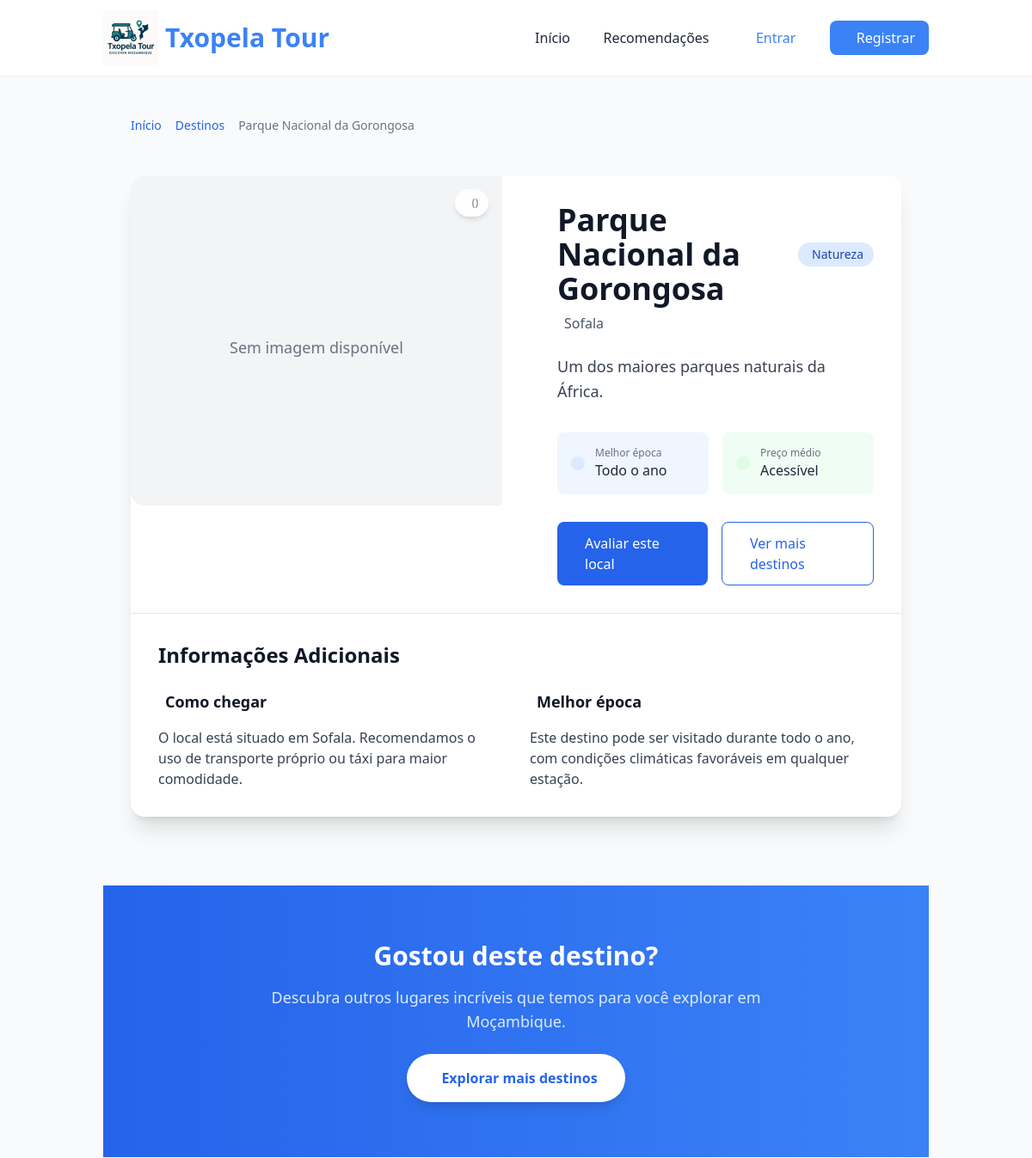
The app's page /lugar/3/ (upper part), older data.
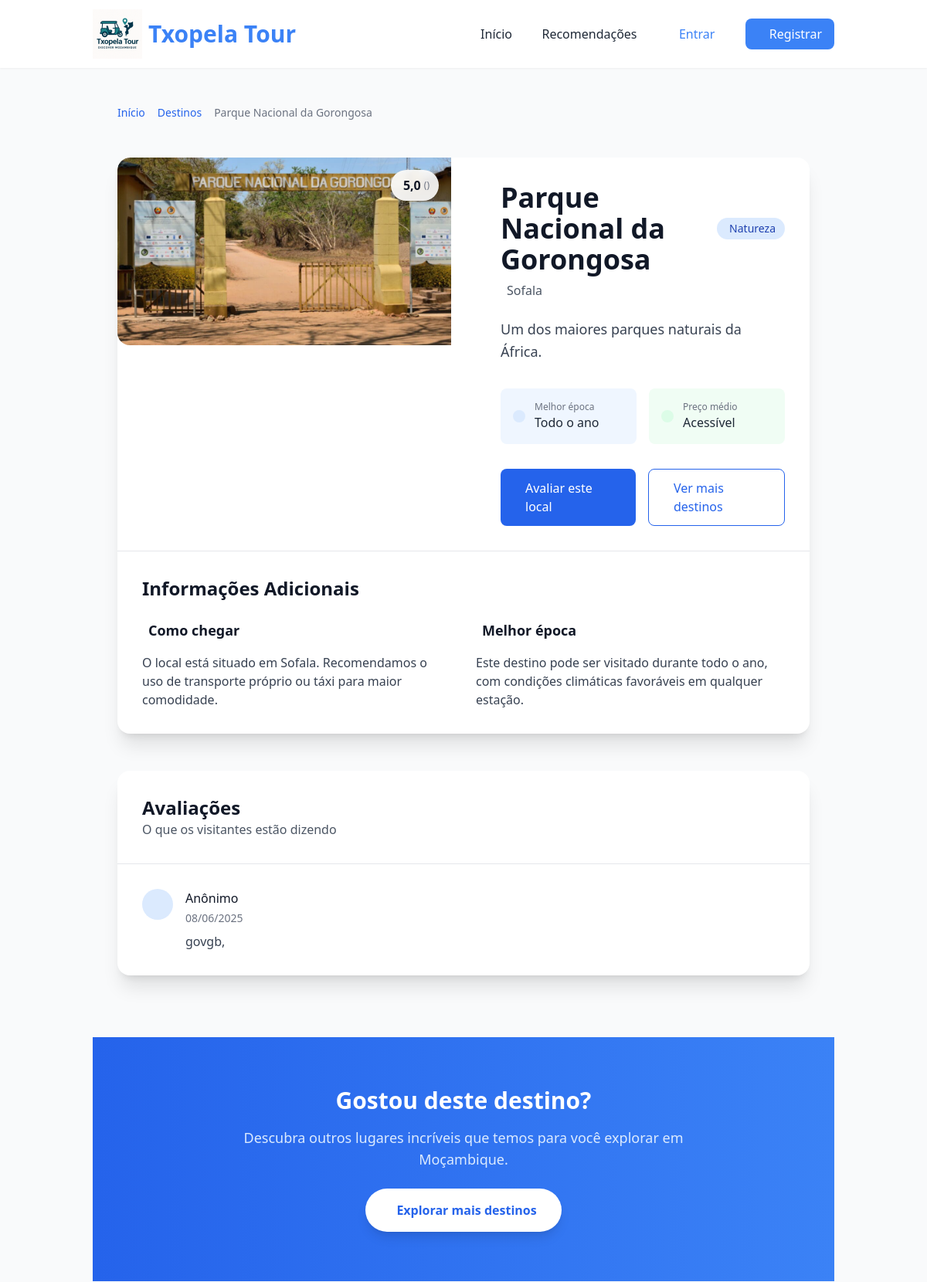
The same page, newer data.
### turismo/models.py (models this page shows, shortened)
class PontoTuristico(models.Model):
    nome = models.CharField(max_length=100)
    descricao = models.TextField()
    localizacao = models.CharField(max_length=200)
    imagem = models.ImageField(upload_to='pontos/', null=True, blank=True)
    data_cadastro = models.DateTimeField(auto_now_add=True)
    categoria = models.CharField(max_length=100, blank=True, null=True)
    @property
    def media_avaliacoes(self):
        avg = self.avaliacoes.aggregate(Avg('nota'))['nota__avg']
        return round(avg, 1) if avg is not None else "Ainda sem avaliações"

class Avaliacao(models.Model):
    visitante = models.ForeignKey(
        settings.AUTH_USER_MODEL,
        on_delete=models.CASCADE,
        limit_choices_to={'perfilusuario__tipo': 'visitante'}
    )
    lugar = models.ForeignKey(PontoTuristico, on_delete=models.CASCADE, related_name='avaliacoes')
    nota = models.IntegerField(choices=[(i, str(i)) for i in range(1, 6)])
    comentario = models.TextField(blank=True, null=True)  # Made optional
    data_avaliacao = models.DateTimeField(auto_now_add=True)

### turismo/views.py (the view)
# urls.py: path('lugar/<int:lugar_id>/', views.detalhe_ponto, name='detalhe_ponto'),
def detalhe_ponto(request, lugar_id):
    lugar = get_object_or_404(PontoTuristico, id=lugar_id)
    avaliacoes = Avaliacao.objects.filter(lugar=lugar)
    return render(request, 'turismo/detalhe_ponto.html', {
        'lugar': lugar,
        'avaliacoes': avaliacoes,
    })

### turismo/templates/turismo/detalhe_ponto.html (shortened to what the changed rows need)
{% extends 'turismo/base.html' %}
{% load static %}
{% block content %}
<nav class="container mx-auto px-4 sm:px-6 lg:px-8 py-4">
  <ol class="flex items-center space-x-2 text-sm">
    <li>
      <a href="{% url 'turismo:home' %}" class="text-blue-600 hover:underline">Início</a>
    </li>
    <li>
      <a href="{% url 'turismo:recomendacoes' %}" class="text-blue-600 hover:underline">Destinos</a>
    </li>
    <li class="text-gray-500 truncate max-w-xs">{{ lugar.nome }}</li>
  </ol>
</nav>
<main class="container mx-auto px-4 sm:px-6 lg:px-8 py-8">
  <div class="bg-white rounded-2xl shadow-xl overflow-hidden">
    <div class="grid grid-cols-1 lg:grid-cols-2 gap-8">
      <div class="relative">
        {% if lugar.imagem %}
        <div class="aspect-w-16 aspect-h-12 overflow-hidden rounded-t-2xl lg:rounded-l-2xl lg:rounded-tr-none">
          <img
            src="{{ lugar.imagem.url }}"
            class="w-full h-full object-cover transition-all duration-500 hover:scale-105"
            alt="{{ lugar.nome }}"
            loading="lazy"
          />
        </div>
        {% else %}
        <div class="flex flex-col items-center justify-center bg-gray-100 text-gray-500 h-96 rounded-t-2xl lg:rounded-l-2xl lg:rounded-tr-none">
          <span class="text-lg font-medium">Sem imagem disponível</span>
        </div>
        {% endif %}
        {% if lugar.media_avaliacoes %}
        <div class="absolute top-4 right-4 bg-white/90 backdrop-blur-sm px-3 py-2 rounded-full shadow-md flex items-center">
          <span class="font-semibold text-gray-900">{{ lugar.media_avaliacoes|floatformat:1 }}</span>
          <span class="text-xs text-gray-500 ml-1">({{ lugar.total_avaliacoes }})</span>
        </div>
        {% endif %}
      </div>
      <div class="p-6 sm:p-8">
        <div class="mb-6">
          <div class="flex items-center justify-between">
            <h1 class="text-3xl sm:text-4xl font-bold text-gray-900">{{ lugar.nome }}</h1>
            <span class="inline-flex items-center px-3 py-1 rounded-full text-sm font-medium bg-blue-100 text-blue-800">
               {{ lugar.categoria }}
            </span>
          </div>
          <div class="flex items-center mt-2 text-gray-600">
            <span>{{ lugar.localizacao }}</span>
          </div>
        </div>
        <div class="prose max-w-none text-gray-700 mb-8">
          <p class="text-lg leading-relaxed">{{ lugar.descricao }}</p>
        </div>
      </div>
    </div>
    <div class="border-t border-gray-200 p-6 sm:p-8">
      <h2 class="text-2xl font-bold text-gray-900 mb-6">Informações Adicionais</h2>
      <div class="grid grid-cols-1 md:grid-cols-2 gap-8">
        <div>
          <h3 class="flex items-center text-lg font-semibold text-gray-900 mb-4">
             Como chegar
          </h3>
          <p class="text-gray-700">
            O local está situado em {{ lugar.localizacao }}. Recomendamos o uso de transporte próprio ou táxi para maior comodidade.
          </p>
        </div>
      </div>
    </div>
  </div>
  {% if avaliacoes %}
  <div class="mt-12 bg-white rounded-2xl shadow-xl overflow-hidden">
    <div class="p-6 sm:p-8 border-b border-gray-200">
      <h2 class="text-2xl font-bold text-gray-900">Avaliações</h2>
      <p class="text-gray-600">O que os visitantes estão dizendo</p>
    </div>
    <div class="divide-y divide-gray-200">
      {% for avaliacao in avaliacoes %}
      <div class="p-6 sm:p-8">
        <div class="flex items-start">
          <div class="flex-shrink-0">
            <div class="h-10 w-10 rounded-full bg-blue-100 flex items-center justify-center text-blue-600">
            </div>
          </div>
          <div class="ml-4 flex-1">
            <div class="flex items-center justify-between">
              <h4 class="font-medium text-gray-900">
                {{ avaliacao.usuario.username|default:"Anônimo" }}
              </h4>
            </div>
            <div class="mt-1 text-sm text-gray-500">
              {{ avaliacao.data_avaliacao|date:"d/m/Y" }}
            </div>
            <div class="mt-2 text-gray-700">
              <p>{{ avaliacao.comentario }}</p>
            </div>
          </div>
        </div>
      </div>
      {% endfor %}
    </div>
  </div>
  {% endif %}
</main>
<section class="bg-gradient-to-r from-blue-600 to-blue-500 py-12 sm:py-16 mt-12">
  <div class="container mx-auto px-4 sm:px-6 lg:px-8 text-center">
    <h2 class="text-2xl sm:text-3xl font-bold text-white mb-4">
      Gostou deste destino?
    </h2>
  </div>
</section>
{% endblock %}

Row changes from the older to the newer data that the page shows:
changed PontoTuristico "Parque Nacional da Gorongosa": imagem: picture added; media_avaliacoes (not shown) → "5,0"
added Avaliacao: usuario.username "Anônimo", data_avaliacao "08/06/2025", comentario "govgb,"
Text that changed along with them:
text no longer shown: "Sem imagem disponível"
text now shown: "Avaliações O que os visitantes estão dizendo"
